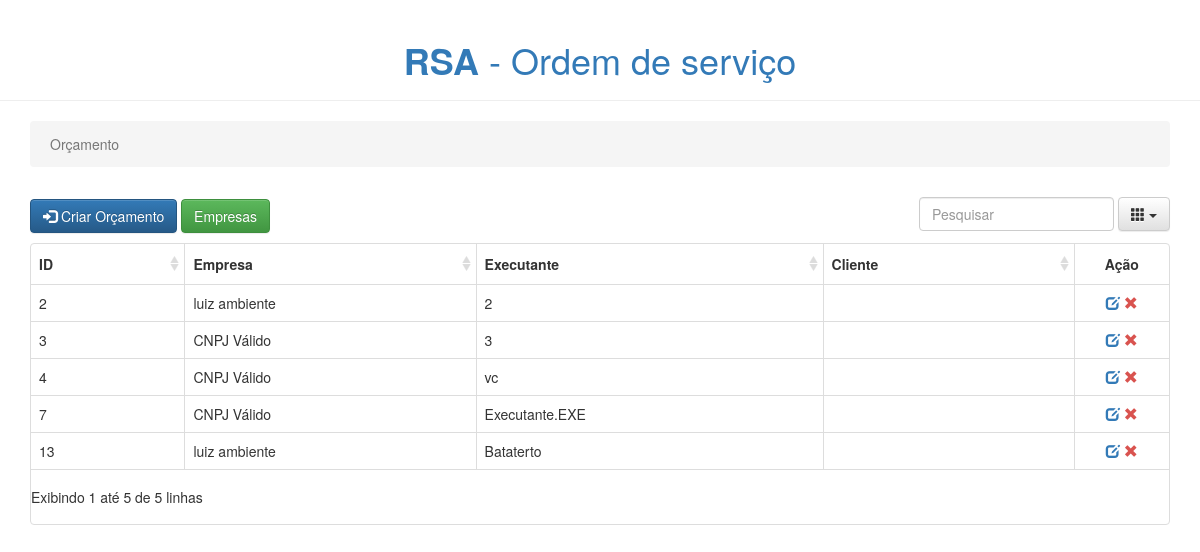
Before: /pros/ with the older database file.
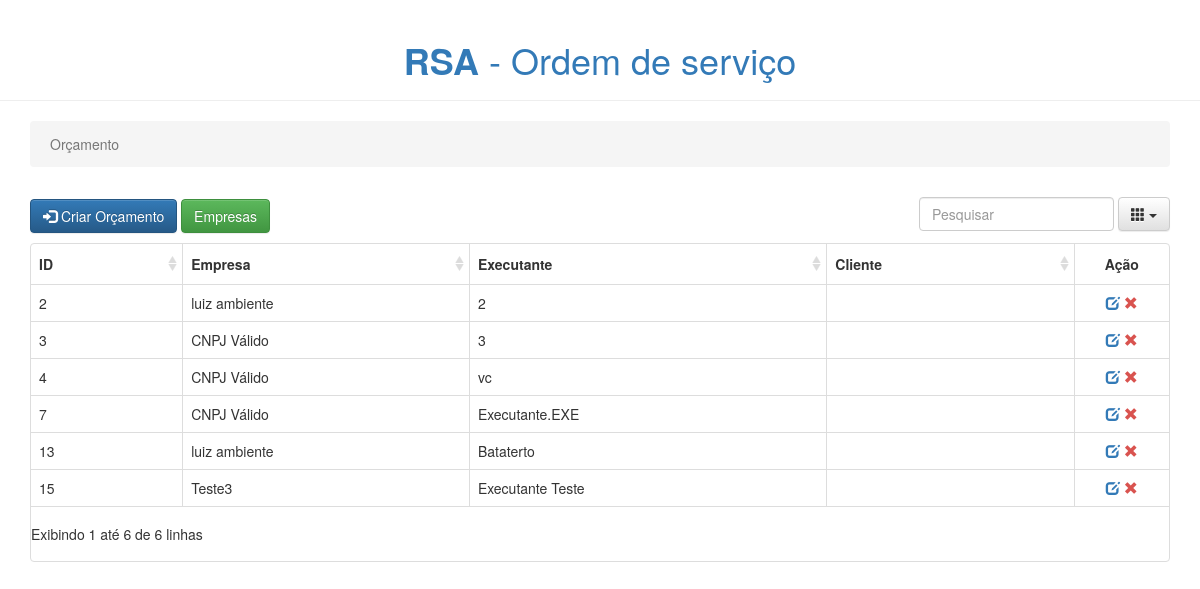
After: the same page with the newer database file.
### pros/models.py (models this page shows, shortened)
class Ordem(models.Model):
    empresa = models.CharField(max_length=20)
    cliente = models.CharField(max_length=20)
    data = models.DateField(default=datetime.now(), blank=True, null=True)
    num_nf_entrada = models.CharField(max_length=20)
    descricao = models.CharField(max_length=512)
    acessorios = models.CharField(max_length=200)
    observacoes = models.CharField(max_length=200)
    data_envio_orcamento = models.CharField(max_length=12)
    data_aprovacao = models.CharField(max_length=12)
    num_pedido = models.CharField(max_length=100)
    valor = models.IntegerField()
    executante = models.CharField(max_length=100)
    data_liberacao = models.CharField(max_length=12)
    num_nf_servico = models.CharField(max_length=20)
    num_nf_vendas = models.CharField(max_length=20)
    num_nf_devolucao = models.CharField(max_length=20)
    responsavel_preenchimento = models.CharField(max_length=100)

### pros/views.py (the view)
def index(request):
    ordem_list = Ordem.objects.order_by('id')
    return render(request, 'pros/index.html', {'ordem_list': ordem_list})

### pros/templates/pros/index.html (shortened to what this page needs)
<!DOCTYPE HTML>
{% include 'pros/base.html' %}
{% load staticfiles %}
<html lang="pt-br">
    <head>
    </head>
    <body>
        <header class="page-header text-center color-link-orcamento">
            <h1><strong>RSA</strong> - Ordem de serviço</h1>
        </header>
        <div class="container">
            <ul class="breadcrumb">
                <li class="active">Orçamento</li>
            </ul>
            <div id="toolbar-orcamento">
                <a type="button" class="btn btn-primary" href="{% url 'pros:cadastro_ordem' %}">
                    <i class="glyphicon glyphicon-log-in"></i> Criar Orçamento
                </a>
                <a type="button" class="btn btn-success" href="{% url 'pros:empresas' %}">
                     Empresas
                </a>
            </div>
            <table data-toggle="table"
                data-toolbar="#toolbar-orcamento"
                data-toolbar="#toolbar-empresa"
                data-search="true"
                data-sort-name="nome_empresa"
                data-sort-order="desc"
                data-pagination="true"
                data-show-footer="false"
                data-page-list="[10, 25, 50, 100, ALL]"
                data-minimum-count-columns="2"
                data-show-columns="true">
                <thead>
                    <tr>
                        <th data-field="num_ordem" data-sortable="true">ID</th>
                        <th data-field="data" data-sortable="true">Empresa</th>
                        <th data-field="executante" data-sortable="true">Executante</th>
                        <th data-field="cliente" data-sortable="true">Cliente</th>
                        <th data-field="action" class="col-md-1" data-align="center">Ação</th>
                    </tr>
                </thead>
                <tbody>
                    {% for ordem in ordem_list %}
                        <tr>
                            <td class="text-overflow">{{ ordem.id }}</td>
                            <td class="text-overflow">{{ ordem.empresa }}</td>
                            <td class="text-overflow">{{ ordem.executante }}</td>
                            <td class="text-overflow">{{ ordem.cliente }}</td>
                            <td class="col-md-1" data-align="center">
                                <a class="edit ml10" href="update_ordem/{{ ordem.id }}" title="Edit">
                                    <i class="glyphicon glyphicon-edit color-link-ordem"></i>
                                </a>
                                <a class="remove ml10 remove-ordem" title="Remove" data-toggle="modal" href="#"
                                   data-id="{{ ordem.id }}" data-num_pedido="{{ ordem.id }}"
                                   data-target="#ordem-del">
                                    <i class="glyphicon glyphicon-remove color-delete"></i>
                                </a>
                            </td>
                        </tr>
                    {% endfor %}
                </tbody>
            </table>
        </div>
    </body>
</html>

Changed rows visible on the page:
added Ordem: id "15", empresa "Teste3", executante "Executante Teste"
Other visible differences:
text written by a page script: "Exibindo 1 até 5 de 5 linhas" → "Exibindo 1 até 6 de 6 linhas"
